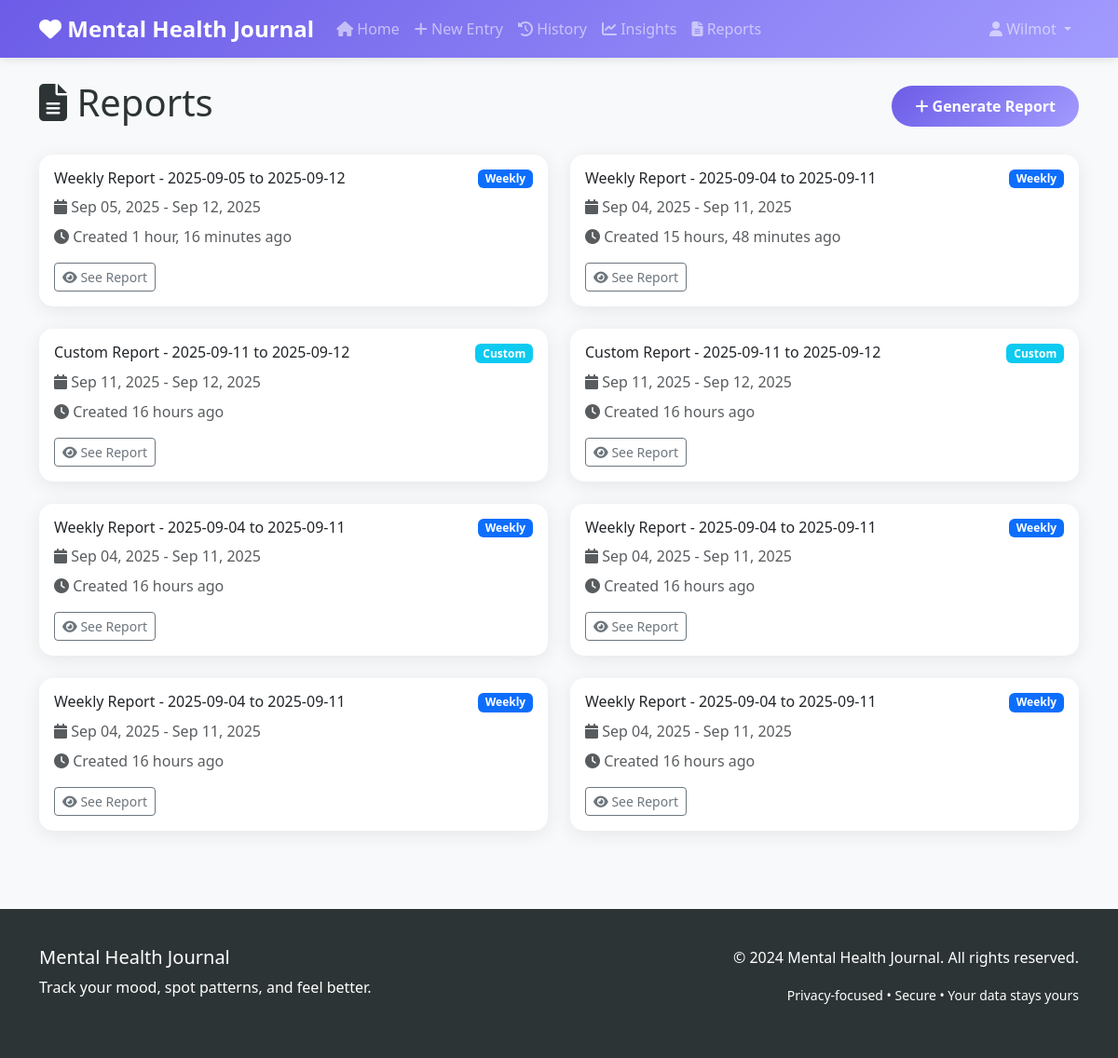
The page /reports/ (signed in) on the database its author committed.
### accounts/models.py (models this page shows, shortened)
class User(AbstractUser):
    email = models.EmailField(unique=True)
    timezone = models.CharField(max_length=50, default='UTC')
    is_verified = models.BooleanField(default=False)
    created_at = models.DateTimeField(auto_now_add=True)
    updated_at = models.DateTimeField(auto_now=True)
    username = models.CharField(max_length=150, blank=True, null=True)
    USERNAME_FIELD = 'email'
    REQUIRED_FIELDS = ['first_name', 'last_name']
    objects = UserManager()

### reports/models.py (models this page shows, shortened)
class Report(models.Model):
    user = models.ForeignKey(User, on_delete=models.CASCADE, related_name='reports')
    title = models.CharField(max_length=200)
    report_type = models.CharField(max_length=20, choices=[
        ('weekly', 'Weekly Report'),
        ('monthly', 'Monthly Report'),
        ('custom', 'Custom Report'),
    ])
    start_date = models.DateField()
    end_date = models.DateField()
    data = models.JSONField(default=dict)
    pdf_file = models.FileField(upload_to='reports/', null=True, blank=True)
    share_token = models.UUIDField(default=uuid.uuid4, unique=True)
    share_expires_at = models.DateTimeField(null=True, blank=True)
    is_public = models.BooleanField(default=False)
    created_at = models.DateTimeField(auto_now_add=True)
    updated_at = models.DateTimeField(auto_now=True)
    class Meta:
        ordering = ['-created_at']
    @property
    def is_share_expired(self):
        if not self.share_expires_at:
            return False
        return timezone.now() > self.share_expires_at

### reports/views.py (the view)
# urls.py: path('', views.ReportsView.as_view(), name='reports'),
class ReportsView(LoginRequiredMixin, TemplateView):
    template_name = 'reports/reports.html'
    def get_context_data(self, **kwargs):
        context = super().get_context_data(**kwargs)
        user = self.request.user
        context['reports'] = user.reports.all()[:20]  # Last 20 reports
        return context

### templates/reports/reports.html (shortened to what this page needs)
{% extends 'base.html' %}
{% block content %}
<div class="row">
    <div class="col-12">
        <div class="d-flex justify-content-between align-items-center mb-4">
            <h1>
                <i class="fas fa-file-alt"></i> Reports
            </h1>
            <button type="button" class="btn btn-primary" data-bs-toggle="modal" data-bs-target="#generateReportModal">
                <i class="fas fa-plus"></i> Generate Report
            </button>
        </div>
    </div>
</div>
{% if reports %}
    <div class="row">
        {% for report in reports %}
            <div class="col-md-6 mb-4">
                <div class="card">
                    <div class="card-body">
                        <div class="d-flex justify-content-between align-items-start mb-2">
                            <h6 class="card-title mb-0">{{ report.title }}</h6>
                            <span class="badge bg-{% if report.report_type == 'weekly' %}primary{% elif report.report_type == 'monthly' %}success{% else %}info{% endif %}">
                                {{ report.report_type|title }}
                            </span>
                        </div>
                        <p class="text-muted mb-2">
                            <i class="fas fa-calendar"></i>
                            {{ report.start_date|date:"M d, Y" }} - {{ report.end_date|date:"M d, Y" }}
                        </p>
                        <p class="text-muted mb-3">
                            <i class="fas fa-clock"></i>
                            Created {{ report.created_at|timesince }} ago
                        </p>
                        <div class="d-flex gap-2">
                            <a href="{% url 'reports:shared_report' token=report.share_token %}"
                               class="btn btn-sm btn-outline-secondary"
                               target="_blank">
                                <i class="fas fa-eye"></i> See Report
                            </a>
                        </div>
                    </div>
                </div>
            </div>
        {% endfor %}
    </div>
{% endif %}
{% endblock %}

### templates/base.html (shortened to what this page needs)
<!DOCTYPE html>
<html lang="en">
<head>
    <link href="https://cdn.jsdelivr.net/npm/bootstrap@5.3.0/dist/css/bootstrap.min.css" rel="stylesheet">
    <link href="https://cdnjs.cloudflare.com/ajax/libs/font-awesome/6.4.0/css/all.min.css" rel="stylesheet">
</head>
<body>
    <nav class="navbar navbar-expand-lg navbar-dark">
        <div class="container">
            <a class="navbar-brand" href="{% if user.is_authenticated %}{% url 'journal:home' %}{% else %}{% url 'landing' %}{% endif %}">
                <i class="fas fa-heart"></i> Mental Health Journal
            </a>
            <div class="collapse navbar-collapse" id="navbarNav">
                <ul class="navbar-nav me-auto">
                    {% if user.is_authenticated %}
                        <li class="nav-item">
                            <a class="nav-link" href="{% url 'journal:home' %}">
                                <i class="fas fa-home"></i> Home
                            </a>
                        </li>
                        <li class="nav-item">
                            <a class="nav-link" href="{% url 'journal:new_entry' %}">
                                <i class="fas fa-plus"></i> New Entry
                            </a>
                        </li>
                        <li class="nav-item">
                            <a class="nav-link" href="{% url 'journal:history' %}">
                                <i class="fas fa-history"></i> History
                            </a>
                        </li>
                        <li class="nav-item">
                            <a class="nav-link" href="{% url 'insights:insights' %}">
                                <i class="fas fa-chart-line"></i> Insights
                            </a>
                        </li>
                        <li class="nav-item">
                            <a class="nav-link" href="{% url 'reports:reports' %}">
                                <i class="fas fa-file-alt"></i> Reports
                            </a>
                        </li>
                    {% endif %}
                </ul>
                <ul class="navbar-nav">
                    {% if user.is_authenticated %}
                        <li class="nav-item dropdown">
                            <a class="nav-link dropdown-toggle" href="#" id="navbarDropdown" role="button" data-bs-toggle="dropdown">
                                <i class="fas fa-user"></i> {{ user.first_name|default:user.email }}
                            </a>
                        </li>
                    {% endif %}
                </ul>
            </div>
        </div>
    </nav>
    <main class="container my-4">
        {% block content %}{% endblock %}
    </main>
    <footer class="footer">
        <div class="container">
            <div class="row">
                <div class="col-md-6">
                    <h5>Mental Health Journal</h5>
                    <p>Track your mood, spot patterns, and feel better.</p>
                </div>
                <div class="col-md-6 text-md-end">
                    <p>&copy; 2024 Mental Health Journal. All rights reserved.</p>
                    <p><small>Privacy-focused • Secure • Your data stays yours</small></p>
                </div>
            </div>
        </div>
    </footer>
</body>
</html>

### templates/base.html (style rules this page uses)
:root { --primary-color: #6c5ce7; --secondary-color: #a29bfe; --accent-color: #fd79a8; --success-color: #00b894; --warning-color: #fdcb6e; --danger-color: #e17055; --light-bg: #f8f9fa; --dark-bg: #2d3436; }
body { font-family: 'Segoe UI', Tahoma, Geneva, Verdana, sans-serif; background-color: var(--light-bg); color: #2d3436; }
.navbar { background: linear-gradient(135deg, var(--primary-color), var(--secondary-color)); box-shadow: 0 2px 10px rgba(0,0,0,0.1); }
.navbar-brand { font-weight: 700; font-size: 1.5rem; }
.card { border: none; border-radius: 15px; box-shadow: 0 4px 20px rgba(0,0,0,0.08); transition: transform 0.2s ease; }
.btn-primary { background: linear-gradient(135deg, var(--primary-color), var(--secondary-color)); border: none; border-radius: 25px; padding: 10px 25px; font-weight: 600; transition: all 0.3s ease; }
.footer { background: var(--dark-bg); color: white; padding: 40px 0; margin-top: 60px; }

### rows shown on the page
User: first_name "Wilmot"
Report: title "Weekly Report - 2025-09-05 to 2025-09-12", report_type "Weekly", start_date "Sep 05, 2025", end_date "Sep 12, 2025", created_at "1 hour, 16 minutes"
Report: title "Weekly Report - 2025-09-04 to 2025-09-11", report_type "Weekly", start_date "Sep 04, 2025", end_date "Sep 11, 2025", created_at "15 hours, 48 minutes"
Report: title "Custom Report - 2025-09-11 to 2025-09-12", report_type "Custom", start_date "Sep 11, 2025", end_date "Sep 12, 2025", created_at "16 hours"
Report: title "Custom Report - 2025-09-11 to 2025-09-12", report_type "Custom", start_date "Sep 11, 2025", end_date "Sep 12, 2025", created_at "16 hours"
Report: title "Weekly Report - 2025-09-04 to 2025-09-11", report_type "Weekly", start_date "Sep 04, 2025", end_date "Sep 11, 2025", created_at "16 hours"
Report: title "Weekly Report - 2025-09-04 to 2025-09-11", report_type "Weekly", start_date "Sep 04, 2025", end_date "Sep 11, 2025", created_at "16 hours"
Report: title "Weekly Report - 2025-09-04 to 2025-09-11", report_type "Weekly", start_date "Sep 04, 2025", end_date "Sep 11, 2025", created_at "16 hours"
Report: title "Weekly Report - 2025-09-04 to 2025-09-11", report_type "Weekly", start_date "Sep 04, 2025", end_date "Sep 11, 2025", created_at "16 hours"
